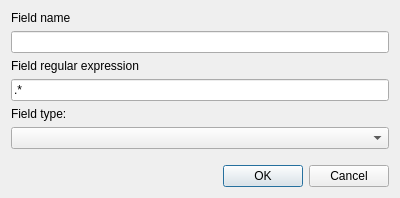
<?xml version="1.0" encoding="UTF-8"?>
<ui version="4.0">
 <class>FieldCreationDialog</class>
 <widget class="QDialog" name="FieldCreationDialog">
  <property name="geometry">
   <rect>
    <x>0</x>
    <y>0</y>
    <width>400</width>
    <height>198</height>
   </rect>
  </property>
  <property name="windowTitle">
   <string>Field creation</string>
  </property>
  <layout class="QVBoxLayout" name="verticalLayout">
   <item>
    <widget class="QLabel" name="label">
     <property name="text">
      <string>Field name</string>
     </property>
    </widget>
   </item>
   <item>
    <widget class="QLineEdit" name="leFieldName"/>
   </item>
   <item>
    <widget class="QLabel" name="label_2">
     <property name="text">
      <string>Field regular expression</string>
     </property>
    </widget>
   </item>
   <item>
    <widget class="QLineEdit" name="leRegex">
     <property name="text">
      <string>.*</string>
     </property>
    </widget>
   </item>
   <item>
    <widget class="QLabel" name="label_3">
     <property name="text">
      <string>Field type:</string>
     </property>
    </widget>
   </item>
   <item>
    <widget class="QComboBox" name="cbType"/>
   </item>
   <item>
    <spacer name="verticalSpacer">
     <property name="orientation">
      <enum>Qt::Orientation::Vertical</enum>
     </property>
     <property name="sizeHint" stdset="0">
      <size>
       <width>20</width>
       <height>40</height>
      </size>
     </property>
    </spacer>
   </item>
   <item>
    <widget class="QDialogButtonBox" name="buttonBox">
     <property name="orientation">
      <enum>Qt::Orientation::Horizontal</enum>
     </property>
     <property name="standardButtons">
      <set>QDialogButtonBox::StandardButton::Cancel|QDialogButtonBox::StandardButton::Ok</set>
     </property>
    </widget>
   </item>
  </layout>
 </widget>
 <resources/>
 <connections>
  <connection>
   <sender>buttonBox</sender>
   <signal>accepted()</signal>
   <receiver>FieldCreationDialog</receiver>
   <slot>accept()</slot>
   <hints>
    <hint type="sourcelabel">
     <x>248</x>
     <y>254</y>
    </hint>
    <hint type="destinationlabel">
     <x>157</x>
     <y>274</y>
    </hint>
   </hints>
  </connection>
  <connection>
   <sender>buttonBox</sender>
   <signal>rejected()</signal>
   <receiver>FieldCreationDialog</receiver>
   <slot>reject()</slot>
   <hints>
    <hint type="sourcelabel">
     <x>316</x>
     <y>260</y>
    </hint>
    <hint type="destinationlabel">
     <x>286</x>
     <y>274</y>
    </hint>
   </hints>
  </connection>
 </connections>
</ui>
